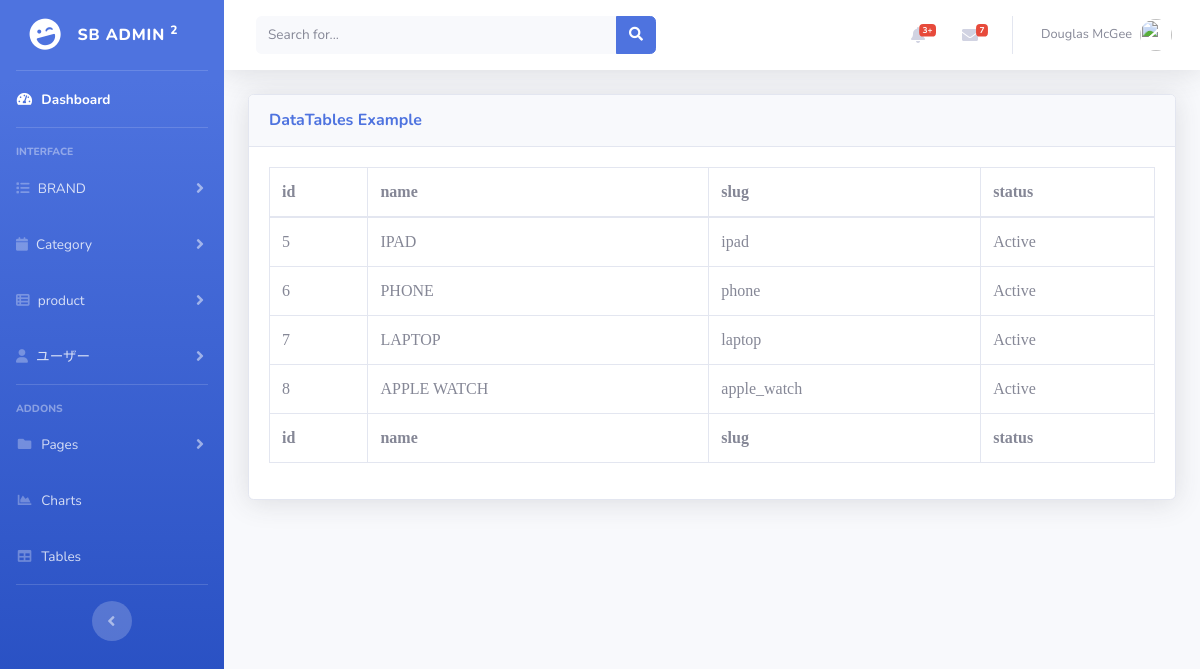
Page /manage/index.php?url=categories/listCategory on the committed database.
### tables this page shows
CREATE TABLE `categories` (
  `id` int(20) UNSIGNED NOT NULL,
  `name` varchar(255) NOT NULL,
  `slug` varchar(255) NOT NULL,
  `status` enum('Active','Inactive') NOT NULL,
  `created_at` timestamp NULL DEFAULT NULL,
  `updated_at` timestamp NULL DEFAULT NULL
);

### manage/libs/Load.php (called while the page is built, shortened)
<?php
    class Load {
        public function view($filename, $data = NULL){
            include($filename.'.php');
        }
        public function model($filename){
            return new $filename;
        }
    }
?>

### manage/controllers/categories.php (called while the page is built, shortened)
<?php
    class categories extends DController{
        public function listCategory(){
            $table = "categories";
            $brandmodel = $this->load->model("categorymodel");
            $data['category'] = $brandmodel->getAllCategory($table);
            $this->load->view('listcats', $data);
        }
    }
?>

### manage/libs/Database.php (called while the page is built, shortened)
<?php
    class Database extends PDO{
            public function select($table){
            $sql = "SELECT * from $table";
            $statement = $this->prepare($sql);
            $statement->execute();
            return $statement->fetchAll();
        }
    }
?>

### manage/models/categorymodel.php (called while the page is built, shortened)
<?php
    class categorymodel extends DModel{
        public function getAllCategory($table){
            return $this->db->select($table);
        }
    }
?>

### manage/libs/DController.php (called while the page is built, shortened)
<?php
    class DController {
        public function __construct(){
            $this->load = new Load();
        }
}
?>

### manage/libs/DModel.php (called while the page is built, shortened)
<?php
    class DModel{
        public function __construct(){
            $connect = 'mysql:dbname=e_ecommerce; host=localhost:3307';
            $username = 'root';
            $password = '';
            $this->db = new Database($connect, $username, $password);
        }
    }
?>

### manage/listcats.php (the view)
<div class="card shadow mb-4">
        <div class="card-header py-3">
            <h6 class="m-0 font-weight-bold text-primary">DataTables Example</h6>
        </div>
        <div class="card-body">
            <div class="table-responsive">
                <table class="table table-bordered" id="dataTable" width="100%" cellspacing="0">
                    <thead>
                        <tr>
                            <th>id</th>
                            <th>name</th>
                            <th>slug</th>
                            <th>status</th>
                        </tr>
                    </thead>
                    <tfoot>
                        <tr>
                            <th>id</th>
                            <th>name</th>
                            <th>slug</th>
                            <th>status</th>
                        </tr>
                    </tfoot>
                    <tbody>
                    <?php
                        foreach($data['category'] as $key => $value) {
                    ?>
                                <tr>
                                    <td><?=$value['id']?></td>
                                    <td><?=$value['name']?></td>
                                    <td><?=$value['slug']?></td>
                                    <td><?=$value['status']?></td>
                                </tr>
                    <?php
                        }
                    ?>
                    </tbody>
                </table>
            </div>
        </div>
    </div>

### manage/includes/header.php (style rules this page uses)
#dataTable td { font-weight: 500; }
#dataTable tr { font-weight: bold; font-family: Cambria, Cochin, Georgia, Times, 'Times New Roman', serif; }

### rows in the picture
categories: id "5", name "IPAD", slug "ipad", status "Active"
categories: id "6", name "PHONE", slug "phone", status "Active"
categories: id "7", name "LAPTOP", slug "laptop", status "Active"
categories: id "8", name "APPLE WATCH", slug "apple_watch", status "Active"
